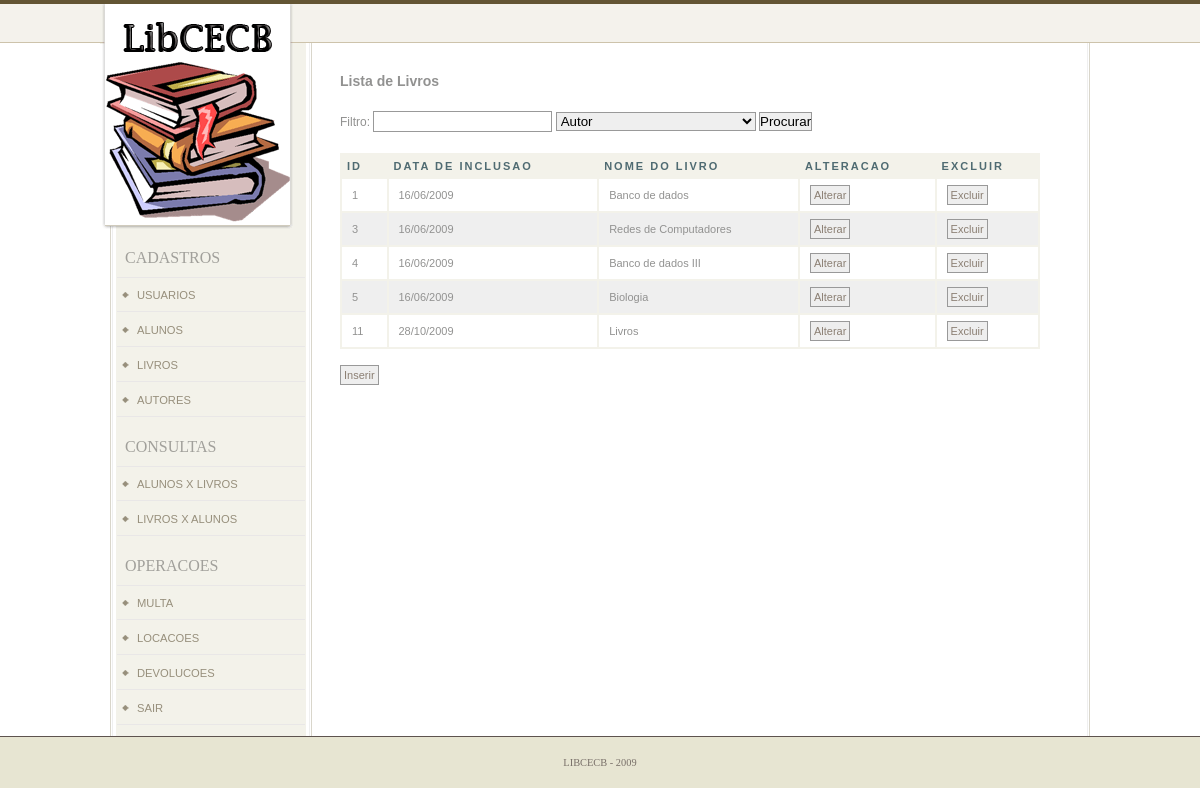
Screenshot of /index.php?area=livros (signed in) with the database file from the repository.
### global.php (called while the page is built, shortened)
<?
    $maximo = 10;
?>

### ct_livros_lista.php (the view, shortened to what this page needs)
<?
$pagina = $_GET["pagina"];
if($pagina == "") {
    $pagina = "1";
}
$tables_extras = "";
if(!empty ($_REQUEST['filtroVal']))
{
     switch ($_REQUEST['filtro'])
    {
        case "autor":
            $tables_extras = ",autores,autores_livros ";
            $where = " WHERE livros.id = autores_livros.livros_id AND autores_livros.autores_id = autores.id AND autores.nome like '%{$_REQUEST['filtroVal']}%' ";
            $sel['0'] = "selected";
            break;
        case "classificacao":
            $tables_extras = ",classificacao ";
            $where = " WHERE livros.classificacao_id = classificacao.id AND classificacao.nome like '%{$_REQUEST['filtroVal']}%'";
            $sel['1'] = "selected";
            break;
        default:
            $where = " WHERE {$_REQUEST['filtro']} like '%{$_REQUEST['filtroVal']}%' ";
            break;
    }
}
else
{
    $where = "";
}
$inicio = $pagina - 1;
$inicio = $maximo * $inicio;
$sel['0'] = "";
$sel['1'] = "";
$sel['2'] = "";
?>
<h3>Lista de Livros</h3>
<form name="filtro" method="GET" action="<?=$_SERVER['PHP_SELF'];?>">
<div id="filtro">
     Filtro: <input type="text" name="filtroVal" value="<?=$_REQUEST['filtroVal']?>">
     <select name="filtro">
         <option value="autor" <?=$sel['0'];?>>Autor</option>
     </select>
     <input type="submit" name="procurar" value="Procurar" />
</div>
</form>
<table id="mytable" cellspacing="0">
    <tr>
        <th scope="col">Id</th>
        <th scope="col">Data de inclusao</th>
        <th scope="col">Nome do livro</th>
        <th scope="col">Alteracao</th>
        <th scope="col">Excluir</th>
    </tr>
    <?
        $sql = "SELECT livros.id,date_format(livros.inclusao_livro,'%d/%m/%Y') as inclusao_livro,
                      livros.nome_livro FROM livros {$tables_extras} {$where}  ORDER BY inclusao_livro  limit {$inicio},{$maximo}";
        $result = mysql_query($sql);
        $temp = 0;
        while($row = mysql_fetch_array($result))
        {
            if(($temp % 2) == 0 )
            {
                    $class_alt = "";
            }
            else
            {
                    $class_alt = "class='alt'";
            }
    ?>
    <tr>
        <td <?=$class_alt;?>><?=$row["id"];?></td>
        <td <?=$class_alt;?>><?=$row["inclusao_livro"];?></td>
        <td <?=$class_alt;?>><?=$row["nome_livro"];?></td>
        <td <?=$class_alt;?>><a class="botao" href="index.php?area=livros&acao=alterar&id=<?=$row["id"];?>">Alterar</a></td>
        <td <?=$class_alt;?>><a href="#" class="botao" onclick="excluiReg(<?=$row["id"];?>)">Excluir</a></td>
    </tr>
    <?
            $temp++;
        }
    ?>
</table>
<br />
<div><a class="botao" href="index.php?area=livros&acao=inserir">Inserir</a></div>

### css/main.css (style rules this page uses)
* { padding:0; margin:0; }
h1, h2, h3, h4, h5, h6, p, pre, blockquote, form, label, ul, ol, dl, fieldset, address { margin:20px 0; }
body { text-align: center; font-size: 1em; font-family: Verdana, sans-serif; }
div#content-inner a:link, div#content-inner a:visited { color: #8b7f73; text-decoration: none; }
#mytable { width: 700px; padding: 0; margin: 0; font: 11px "Trebuchet MS", Verdana, Arial, Helvetica, sans-serif; border: solid thin #F3F2EA; }
#mytable th { font: bold 11px "Trebuchet MS", Verdana, Arial, Helvetica, sans-serif; color: #4f6b72; letter-spacing: 2px; text-transform: uppercase; text-align: left; padding: 6px; background-color: #F3F2EA; }
#mytable td { padding: 10px; border: solid thin #F3F2EA; background: #fff; }
#mytable td.alt { background: #EFEFEF; }
.botao { border: solid 1px #999; background-color: #eeeeee; font-weight: bold; padding:3px; cursor: pointer; color: Gray; text-decoration: none; font: 11px "Trebuchet MS", Verdana, Arial, Helvetica, sans-serif; }
#filtro { vertical-align:top; }
#filtro input { border: solid 1px #999; height:19px; }
#filtro select { border: solid 1px #999; width:200px; }

### rows the page displays
livros: id "1", inclusao_livro "16/06/2009", nome_livro "Banco de dados"
livros: id "3", inclusao_livro "16/06/2009", nome_livro "Redes de Computadores"
livros: id "4", inclusao_livro "16/06/2009", nome_livro "Banco de dados III"
livros: id "5", inclusao_livro "16/06/2009", nome_livro "Biologia"
livros: id "11", inclusao_livro "28/10/2009", nome_livro "Livros"
